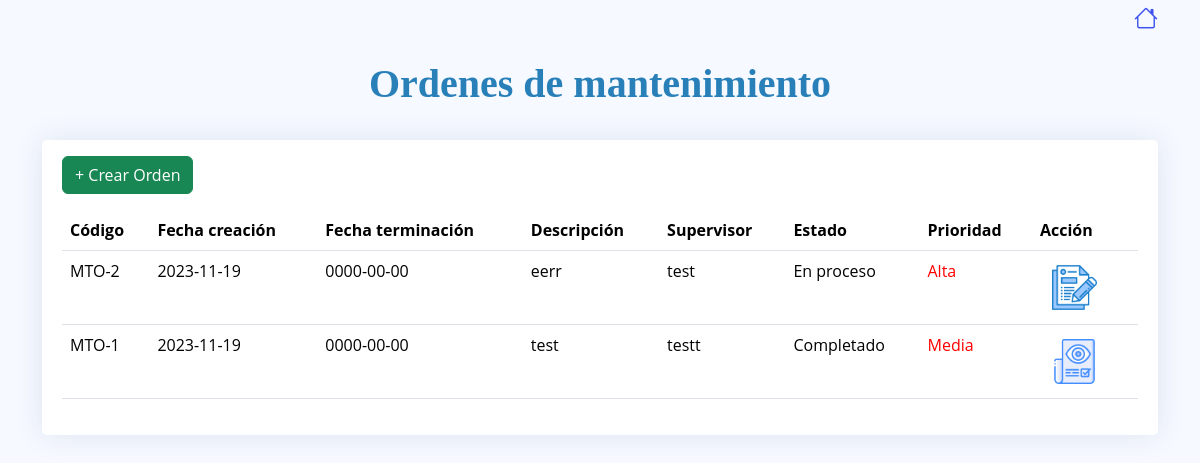
The app's page /webService/ajax.php?modulo=Orden_mto&controlador=Orden_mto&funcion=index (signed in) with its own data.
### tables this page shows
CREATE TABLE `ordenes_mantenimiento` (
  `Id_ordenes_mantenimiento` int(11) NOT NULL,
  `Descripcion` varchar(45) NOT NULL,
  `Fecha_creacion` date NOT NULL,
  `Fecha_terminacion` date NOT NULL,
  `Id_usuario` int(11) NOT NULL,
  `Id_prioridad` int(11) NOT NULL,
  `Id_estado` int(11) NOT NULL,
  `Id_imagen` varchar(100) NOT NULL,
  `Supervisor` varchar(100) NOT NULL
);

CREATE TABLE `estados` (
  `Id_estado` int(11) NOT NULL,
  `Est_nombre` varchar(45) NOT NULL
);

CREATE TABLE `prioridades` (
  `Id_prioridades` int(11) NOT NULL,
  `Pri_nombre` varchar(45) NOT NULL
);

### Controller/Orden_mto/Orden_mto_controller.php (called while the page is built, shortened)
<?php
class Orden_mto_controller {
    function index(){
        try{
            $conexion=new Orden_model();
            $sql="SELECT o.Id_ordenes_mantenimiento,o.Descripcion,o.Fecha_creacion,o.Fecha_terminacion,o.Id_estado,e.Est_nombre,o.Id_prioridad,p.Pri_nombre, o.Supervisor FROM ordenes_mantenimiento AS o,estados AS e, prioridades AS p WHERE o.Id_estado=e.Id_estado  AND o.Id_prioridad=p.Id_prioridades ORDER BY o.Id_prioridad ASC";
            $response = $conexion->consultar($sql);
            include_once '../View/Orden_mto/Consultar_Orden_mto.php';
        }catch (PDOException $e) {
            $response = array(
                "success" => false,
                "message" => "Error: " . $e->getMessage()
            );
            header('Content-Type: application/json');
            echo json_encode($response);
        }
    }
}

### Model/CRUD.php (called while the page is built, shortened)
<?php
class crud {
     function consultar($sql) {
        $conexion = new conexion();
        $pdo = $conexion->conect();
        $sql = $pdo->prepare($sql);
        $results = $sql->execute();
        $rows = $sql->fetchAll(\PDO::FETCH_OBJ);
        return $rows;
    }
}

### View/Orden_mto/Consultar_Orden_mto.php (the view, shortened to what this page needs)
<!DOCTYPE html>
<html lang="en">
<head>
  <link href="../assets/vendor/bootstrap/css/bootstrap.min.css" rel="stylesheet">
  <link href="../assets/vendor/bootstrap-icons/bootstrap-icons.css" rel="stylesheet">
  <link href="../assets/vendor/simple-datatables/style.css" rel="stylesheet">
  <link href="../assets/css/style.css" rel="stylesheet">
</head>
<body>
  <?php
      include_once '../webService/helpers.php';
  ?>
  <main>
    <div class="container">
        <div class="row">
             <section class="section">
                <div class="col-lg-12 col-md-12 flex-column">
                  <div class="col-12">
                        <a href='../webService/index.php' style="float:right;"><i class="bi bi-house" style="font-size: 24px;"></i></a>
                  </div>
                  <div class="d-flex col-lg-12 py-4 col-md-12 justify-content-center">
                    <h1 style="font-family:Georgia, serif; color:#2980b9; text-align: center; font-weight: bold;">Ordenes de mantenimiento</h1>
                  </div>
                  <div class="card">
                    <div class="card-body">
                      <div class="d-flex col-lg-12  col-md-12 py-3">
                      <a class="nav-link " href="<?php echo getUrl("Reportes","Reportes","index",false,"ajax");?>">
                       <button type="button" class="btn btn-success">
                       + Crear Orden
                      </button></a>
                      </div>
                      <table class="table datatable">
                        <thead>
                          <tr>
                            <th scope="col">Código</th>
                            <th scope="col">Fecha creación</th>
                            <th scope="col">Fecha terminación</th>
                            <th scope="col">Descripción</th>
                            <th scope="col">Supervisor</th>
                            <th scope="col">Estado</th>
                            <th scope="col">Prioridad</th>
                            <th scope="col">Acción</th>
                          </tr>
                        </thead>
                        <tbody>
                        <?php
                        if($response){
                          foreach ($response as $row) {
                            echo '<tr>';
                            echo '<td>MTO-'.$row->Id_ordenes_mantenimiento.'</td>';
                            echo '<td>'.$row->Fecha_creacion.'</td>';
                            echo '<td>'.$row->Fecha_terminacion.'</td>';
                            echo '<td>'.$row->Descripcion.'</td>';
                            echo '<td>'.$row->Supervisor.'</td>';
                            echo '<td>'.$row->Est_nombre.'</td>';
                            echo '<td style="color: Red;">'.$row->Pri_nombre.'</td>';
                            echo '<td>';
                            if($row -> Id_estado==3){
                              echo '<a class="nav-link" href="'.getUrl("Orden_mto","Orden_mto","getConsultar",array("Id_ordenes"=>$row->Id_ordenes_mantenimiento),"ajax").'">
                              <button type="button" class="btn" style="border: none;">
                              <img src="../assets/img/lista.png" alt="Reportes" width="45" height="45">
                              </button></a>';
                            }else{
                              echo '<a class="nav-link" href="'.getUrl("Orden_mto","Orden_mto","getEditar",array("Id_ordenes"=>$row->Id_ordenes_mantenimiento),"ajax").'">
                              <button type="button" class="btn" style="border: none;">
                              <img src="../assets/img/editar.png" alt="Reportes" width="45" height="45">
                              </button></a>';
                            }
                            echo '</td>';
                            echo '</tr>';
                          }
                        }else{
                          echo "No existen registros";
                        }
                        ?>
                        </tbody>
                      </table>
                    </div>
                  </div>
                </div>
              </div>
  </main>
</body>
</html>

### assets/css/style.css (style rules this page uses)
:root { scroll-behavior: smooth; }
body { font-family: "Open Sans", sans-serif; background: #f6f9ff; color: #444444; }
a { color: #4154f1; text-decoration: none; }
h1, h2, h3, h4, h5, h6 { font-family:serif; }
.card { margin-bottom: 30px; border: none; border-radius: 5px; box-shadow: 0px 0 30px rgba(1, 41, 112, 0.1); }
.card-body { padding: 0 20px 20px 20px; }

### records on screen
ordenes_mantenimiento: Id_ordenes_mantenimiento "2", Fecha_creacion "2023-11-19", Fecha_terminacion "0000-00-00", Descripcion "eerr", Supervisor "test", Id_estado.Est_nombre "En proceso", Id_prioridad.Pri_nombre "Alta"
ordenes_mantenimiento: Id_ordenes_mantenimiento "1", Fecha_creacion "2023-11-19", Fecha_terminacion "0000-00-00", Descripcion "test", Supervisor "testt", Id_estado.Est_nombre "Completado", Id_prioridad.Pri_nombre "Media"
